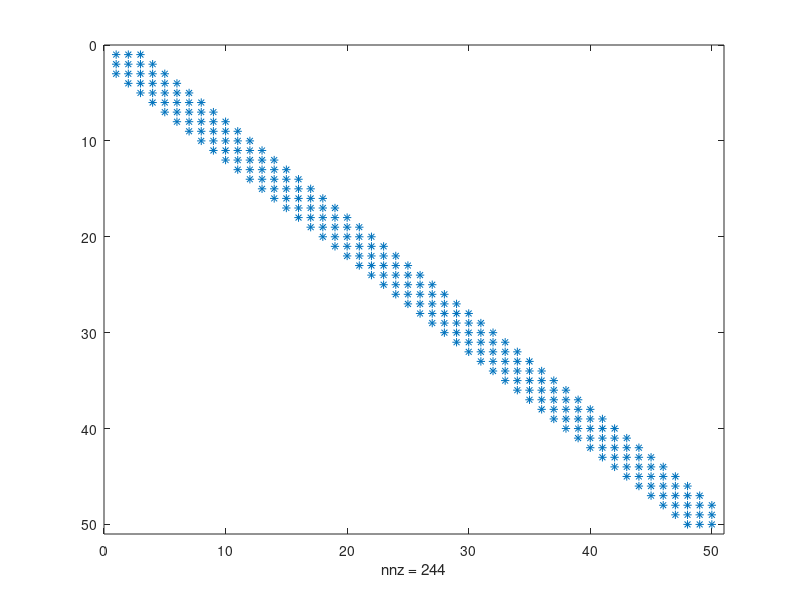

Write the MATLAB code that produced this figure.
n = 50;
A = diag(4*ones(n,1)) + ... 
    diag(-ones(n-1,1),-1) + ....
    diag(-ones(n-1,1),1) + ...
    diag(-ones(n-2,1),-2) + ...
    diag(-ones(n-2,1),2);
% si visualizza la sparsity pattern della matrice
spy(A)
% si costruiscono i restanti vettori
b = 0.2*ones(n, 1);
x0 = zeros(n, 1);

% si controlla se e' simmetrica e definita positiva
% sfruttando la velocita' della fattorizzazione di Cholensky
try chol(A);
    disp("La matrice e' simmetrica definita positiva")
catch ME
    disp("La matrice non e' simmetrica definita positiva")
end
eigA = eig(A);
KA = max(eigA)/min(eigA)
% KA =
% 
%   336.2412